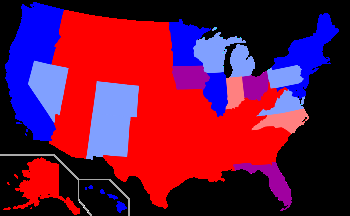
#> input picture images/Red_state,_blue_state.svg.png, 350 x 216 px, found by its file name
$ jupyter execute canny.ipynb
#> lines starting #> are read from the running program, lines starting #| are printed output that depends on the picture; after the words box and inside, x2 and y2 are one past the last pixel; in counts of white or black regions, pixels touching at a corner belong together
[cell 1]
import cv2
import numpy as np
from matplotlib import pyplot as plt

img=cv2.imread("D:\TestImages\Red_state,_blue_state.svg.png")
#> img is the input picture: shape (216, 350, 3); mean B, G, R 61.7, 18.6, 103.4
edges=cv2.Canny(img, 100, 200)
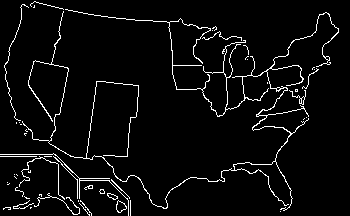
#> edges: shape (216, 350); 4.5% white in thin lines or dots

plt.subplot(121)
plt.imshow(img)
plt.title('Original Image')

plt.subplot(122)
plt.imshow(edges,cmap='gray')
plt.title('Edges')

plt.show()
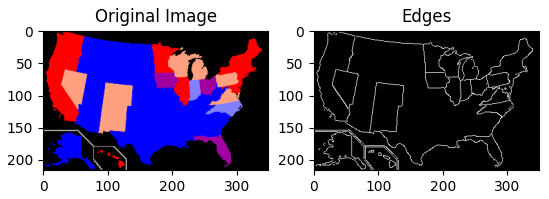
#> figure drawn by matplotlib, 2 panels; B, G, R data is drawn as R, G, B

$ run again, with images/high-contrast-horse.jpg saved as images/Red_state,_blue_state.svg.png
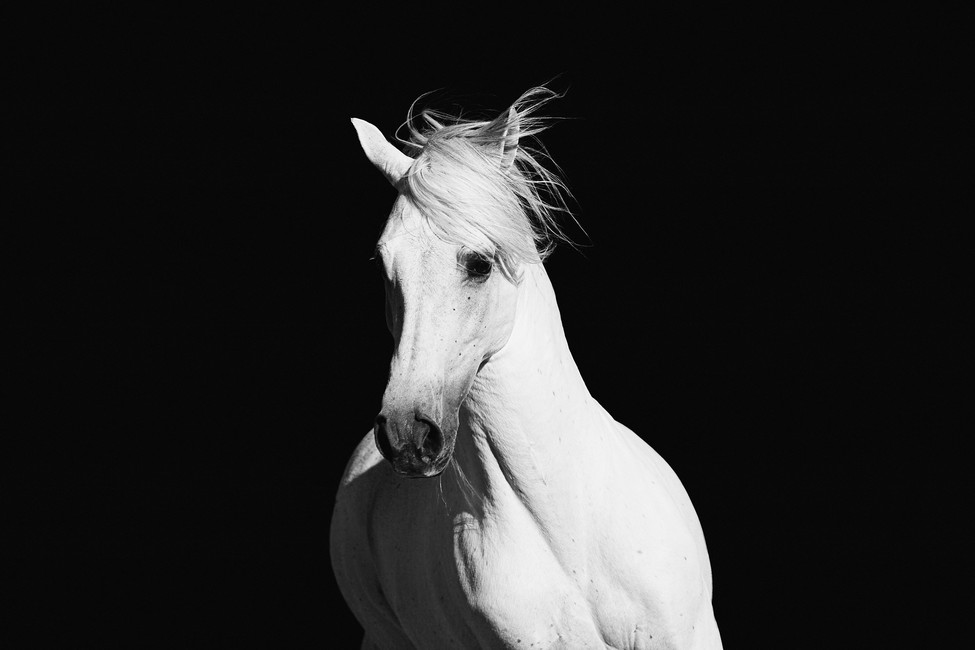
#> input picture images/high-contrast-horse.jpg, 975 x 650 px, found by its file name
#> img is the input picture: shape (650, 975, 3); min 0, max 255, mean 41.5
#> `edges=cv2.Canny(img, 100, 200)`:
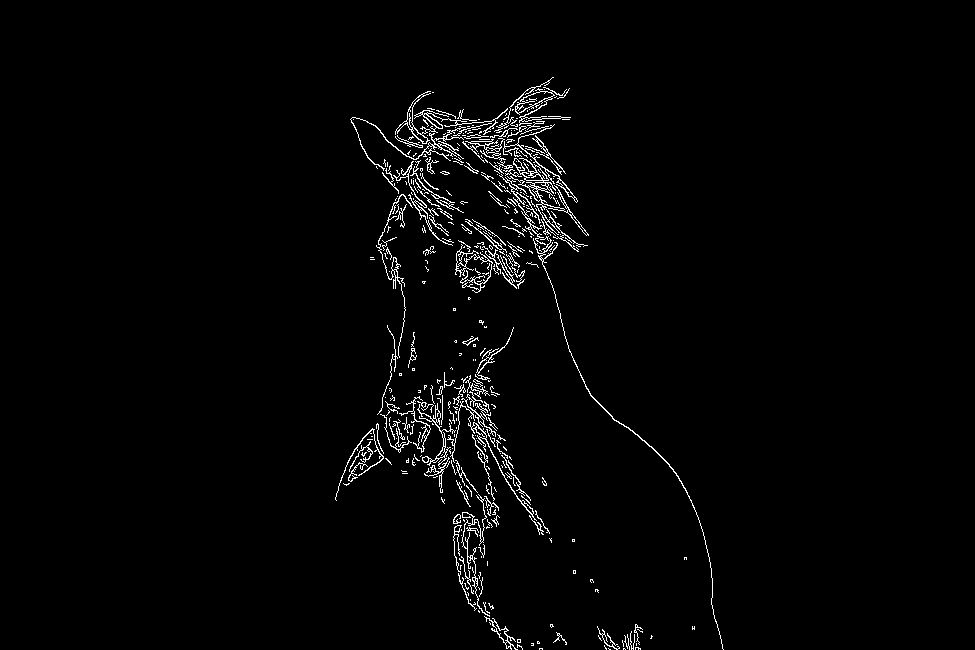
#> edges: shape (650, 975); 2% white in thin lines or dots, all inside (x1, y1, x2, y2) = (335, 77, 724, 650)
#> `plt.show()`:
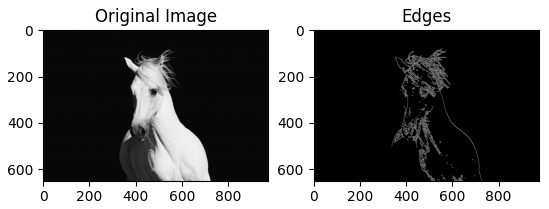
#> figure drawn by matplotlib, 2 panels
